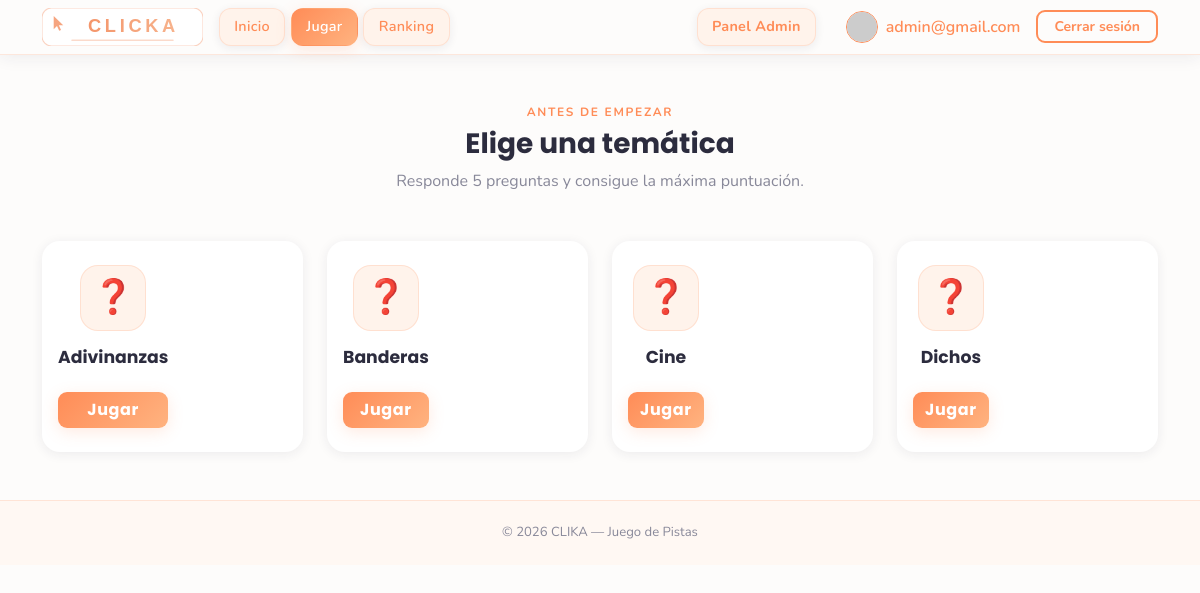
/pages/play.php (signed in), run on the app's committed database.
### tables this page shows
CREATE TABLE temas (
    id INTEGER PRIMARY KEY AUTOINCREMENT,
    nombre TEXT NOT NULL UNIQUE,
    created_at TEXT NOT NULL DEFAULT CURRENT_TIMESTAMP
);

### pages/play.php (the view, shortened to what this page needs)
<?php
$temas  = [];
$dbPath = dirname(__DIR__) . '/database/clicka.db';
if (is_file($dbPath)) {
    try {
        $db     = new SQLite3($dbPath);
        $result = $db->query('SELECT id, nombre FROM temas ORDER BY nombre');
        while ($row = $result->fetchArray(SQLITE3_ASSOC)) {
            $temas[] = $row;
        }
    } catch (Throwable) {
    }
}
?>
<!DOCTYPE html>
<html lang="es">
<head>
  <?php include '../includes/head.php'; ?>
</head>
<body>
  <?php include '../includes/menu.php'; ?>
  <main class="container py-5">
    <section id="tema-selector">
      <div class="text-center mb-5">
        <p class="section-eyebrow">Antes de empezar</p>
        <h1 class="h3 fw-bold" style="color:var(--clika-text)">Elige una temática</h1>
        <p class="text-muted">Responde 5 preguntas y consigue la máxima puntuación.</p>
      </div>
      <?php if (empty($temas)): ?>
        <div class="alert alert-warning text-center">
          No hay temáticas disponibles. Asegúrate de que la base de datos está inicializada.
        </div>
      <?php else: ?>
        <div class="row g-4 justify-content-center">
          <?php foreach ($temas as $tema): ?>
          <div class="col-10 col-sm-6 col-md-4 col-lg-3">
            <button
              type="button"
              class="btn-tema card tema-card h-100 border-0 w-100 text-start p-0"
              data-tema-id="<?php echo (int) $tema['id']; ?>"
              data-tema-nom="<?php echo htmlspecialchars($tema['nombre']); ?>"
            >
              <div class="card-body d-flex flex-column align-items-center text-center py-4 px-3">
                <div class="tema-icon-wrap mb-3">
                  <span class="tema-icon" aria-hidden="true">&#10067;</span>
                </div>
                <h2 class="card-title h5 mb-2 text-capitalize">
                  <?php echo htmlspecialchars($tema['nombre']); ?>
                </h2>
                <span class="btn btn-primary w-100 mt-3">Jugar</span>
              </div>
            </button>
          </div>
          <?php endforeach; ?>
        </div>
      <?php endif; ?>
    </section>
  </main>
  <?php include '../includes/foot.php'; ?>

### assets/css/styles.css (style rules this page uses)
:root { --clika-bg: #FDFCFB; --clika-card-bg: #FFFFFF; --clika-surface: #FFF3EB; --clika-primary: #FF8C57; --clika-primary-hover: #F07040; --clika-accent: #FFB380; --clika-text: #2C2C3E; --clika-muted: #888899; --clika-border: rgba(255, 140, 87, 0.18); --clika-border-strong: rgba(255, 140, 87, 0.38); --clika-shadow: rgba(255, 140, 87, 0.18); --clika-shadow-dark: rgba(44, 44, 62, 0.08); --font-heading: 'Poppins', sans-serif; --font-body: 'Nunito', sans-serif; --bs-body-bg: var(--clika-bg); --bs-body-color: var(--clika-text); --bs-primary: var(--clika-primary); --bs-primary-rgb: 255, 140, 87; }
*, *::before, *::after { box-sizing: border-box; }
body { background-color: var(--clika-bg); color: var(--clika-text); font-family: var(--font-body); min-height: 100vh; }
h1, h2, h3, h4, h5, h6, .navbar-brand { font-family: var(--font-heading); }
.text-muted { color: var(--clika-muted) !important; }
.btn-primary { background: linear-gradient(135deg, var(--clika-primary), var(--clika-accent)); border: none; color: #fff; font-family: var(--font-heading); font-weight: 700; letter-spacing: .04em; border-radius: 9px; box-shadow: 0 4px 16px var(--clika-shadow); transition: transform .18s, box-shadow .18s, filter .18s; }
.tema-card { background-color: var(--clika-card-bg); border: 1.5px solid rgba(255,140,87,.15); border-radius: 18px; color: var(--clika-text); position: relative; overflow: hidden; box-shadow: 0 2px 12px var(--clika-shadow-dark); transition: transform .28s cubic-bezier(.4,0,.2,1), box-shadow .28s cubic-bezier(.4,0,.2,1), border-color .28s; cursor: pointer; }
.tema-card .card-title { color: var(--clika-text); font-family: var(--font-heading); font-weight: 700; font-size: 1.08rem; }
.tema-icon-wrap { width: 66px; height: 66px; background: var(--clika-surface); border: 1.5px solid var(--clika-border); border-radius: 18px; display: flex; align-items: center; justify-content: center; margin-bottom: 1rem; transition: background .28s, border-color .28s, box-shadow .28s; }
.tema-icon { font-size: 2.1rem; line-height: 1; }
.section-eyebrow { font-size: .75rem; font-weight: 700; letter-spacing: .14em; text-transform: uppercase; color: var(--clika-primary); margin-bottom: .4rem; }

### data on the page
temas: nombre "Adivinanzas"
temas: nombre "Banderas"
temas: nombre "Cine"
temas: nombre "Dichos"

### other printed values
$_SESSION['username'] "admin@gmail.com"
